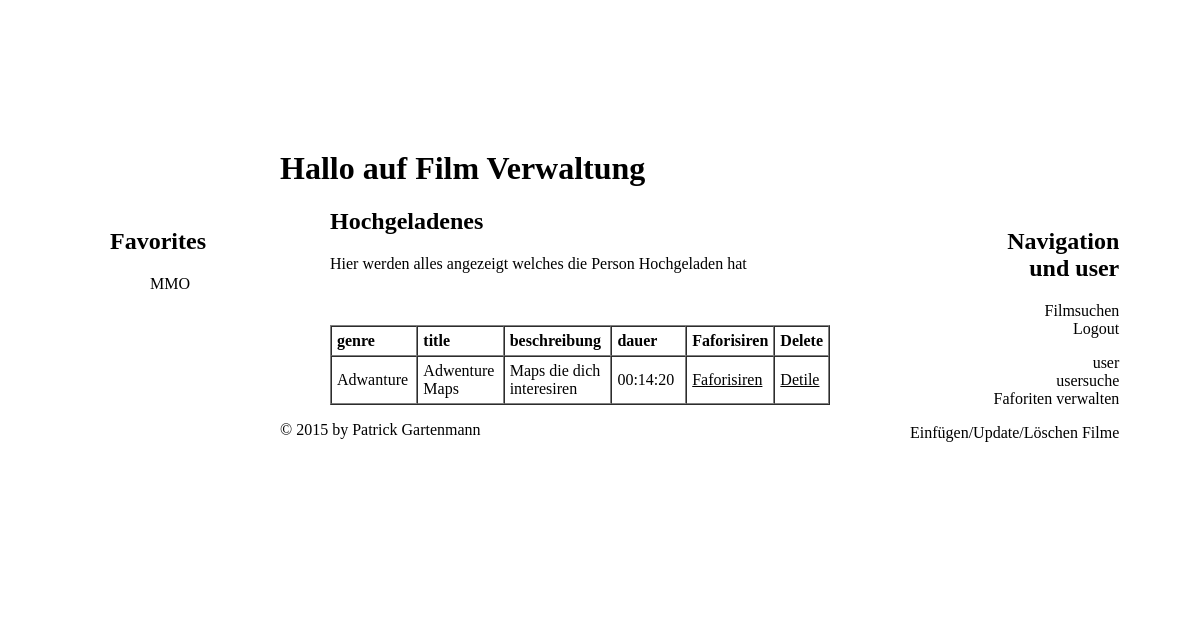
Page /Film/film/upload.php?id=7 (signed in) on the committed database.
### tables this page shows
CREATE TABLE `tblfilm` (
  `film_id` int(11) NOT NULL,
  `genre` varchar(255) DEFAULT NULL,
  `userfk` int(11) DEFAULT NULL,
  `title` varchar(32) DEFAULT NULL,
  `beschreibung` text,
  `dauer` time DEFAULT NULL,
  `filmname` varchar(255) DEFAULT NULL
);

### Film/film/upload.php (the view, shortened to what this page needs)
<?php
require_once 'includes/head.php';
?>
			<section class="center" a>
				<h2>Hochgeladenes</h2>
				<p>Hier werden alles angezeigt welches die Person Hochgeladen hat</p>
				<form method="post">
				<?php
					include 'php/connectphp.php';
					if (isset($_GET['id'])) {
						$id = $_GET['id'];
					}
					$sql = "SELECT * FROM `tblfilm` WHERE userfk = $id";
					$result = $db->query($sql);
					?>
					<br><br><table border="1" cellpadding="5" cellspacing="0">
						<tr style="text-align: left;">
							<th style="width: 150px;">genre</th>
							<th style="width: 150px;">title</th>
							<th style="width: 200px;">beschreibung</th>
							<th style="width: 200px;">dauer</th>
							<th>Faforisiren</th>
							<th>Delete</th>
						</tr>
						<?php
						while ($row = $result->fetch_object()) {
							$film_id = $row->film_id;
							$genre = htmlentities($row->genre, ENT_QUOTES, "UTF-8");
							$title = htmlentities($row->title, ENT_QUOTES, "UTF-8");
							$beschreibung = htmlentities($row->beschreibung, ENT_QUOTES, "UTF-8");
							$dauer = htmlentities($row->dauer, ENT_QUOTES, "UTF-8");
							?>
							<tr>
								<td><?php echo $genre; ?></td>
								<td><?php echo $title; ?></td>
								<td><?php echo $beschreibung; ?></td>
								<td><?php echo $dauer; ?></td>
								<td><a href="php/faforitphp.php?id=<?php echo $film_id; ?>">Faforisiren</a></td>
								<td><a href="/film/filmdetile.php?id=<?php echo $film_id; ?>">Detile</a></td>
							</tr>
							<?php
						}
						?>
					</table>
				</form>
<?php
require_once 'includes/footer.php';
?>

### Film/film/includes/head.php (shortened to what this page needs)
<!DOCTYPE html>
<html>
    <head>
		<link href="styles.css" rel="stylesheet">
    </head>
    <body class="body1">
		<div class="body2">
			<header>
				<h1 class="center2">Hallo auf Film Verwaltung</h1>
			</header>
			<nav class="right">
				<div>
					<h2>Navigation <br>und user</h2>
				</div>
				<ul class="loeschen">
					<li><a href="filmsuche.php">Filmsuchen</a></li>
					<li><a href="php/logoutphp.php">Logout</a></li>
				</ul>
				<ul class="loeschen">
					<li><a href="user.php">user</a></li>
					<li><a href="usersuche.php">usersuche</a></li>
					<li><a href="fafver.php">Faforiten verwalten</a></li>
				</ul>
				<ul class="loeschen">
					<li><a href="manage.php">Einfügen/Update/Löschen Filme</a></li>
				</ul>
			</nav>
			<nav class="left">
				<h2>Favorites</h2>
				<ul class="loeschen">
				<?php
				include 'php/connectphp.php';
				$userid = $_SESSION['userid'];
				$sql = "SELECT * FROM `tblfilm`
				INNER JOIN (`tblfavoriten`
				INNER JOIN `tbluser`
				ON `tblfavoriten`.userfk = tbluser.user_id)
				ON `tblfilm`.film_id = `tblfavoriten`.filmfk
				WHERE user_id = $userid;";
				$result = $db->query($sql);
				?>
					<?php
					while ($row = $result->fetch_object()) {
						$film_id = $row->film_id;
						$title = htmlentities($row->title, ENT_QUOTES, "UTF-8");
						?>
						<tr>
							<li><a href="/film/filmdetile.php?fid=<?php echo $film_id; ?>"><?php echo $title ?></a></li>
						</tr>
						<?php
					}
					?>
				</ul>
			</nav>

### Film/film/styles.css (style rules this page uses)
@media screen and (min-width:1001px) { .center { margin-left: 250px; text-decoration: none; max-width: 500px; } }
@media screen and (min-width:1001px) { .left { position: fixed; margin-left: 30px; text-align: left; text-decoration:none; } }
@media screen and (min-width:1001px) { .right { position: fixed; margin-left: 790px; display: block; text-align: right; list-style-type: none; color: black; } }
@media screen and (min-width:1001px) { li a { text-decoration:none; } }
@media screen and (min-width:1001px) { .center2 { margin-left: 200px; } }
@media screen and (min-width:1001px) { nav { color: rgb(0,0,0); } }
@media screen and (min-width:1001px) { .body2 { background-color: rgba(255,255,255,0.7); margin-top: 150px; min-height: 450px; } }
.loeschen { list-style-type: none; text-decoration: none; color: #000000; }
a { color: black; }
.body1 { background: url(bilder/film.png) no-repeat fixed 0 0 / cover; }
body > div { max-width: 1040px; margin: 0 auto; }
.body2 { background-color: rgba(255,255,255,0.7); }

### rows in the picture
tblfilm: title "MMO"
tblfilm: genre "Adwanture", title "Adwenture Maps", beschreibung "Maps die dich interesiren", dauer "00:14:20"
